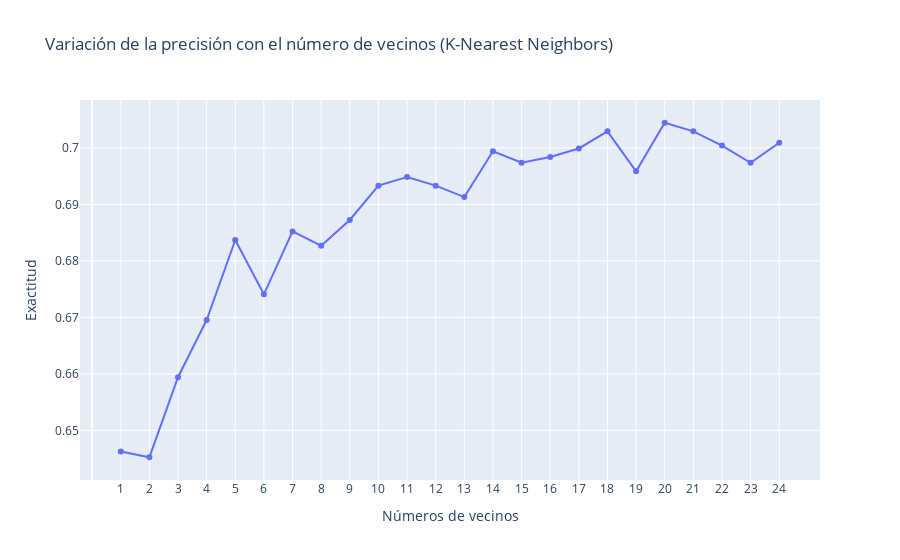

The notebook cell this image was saved under:
### Markdown cell above
#### Visualización de la Precisión:
En este bloque de código, se itera a través de diferentes valores para el número de vecinos (i) en el rango de 1 a 24. Se crea una instancia de KNN con el número actual de vecinos y se entrena con el conjunto de entrenamiento escalado. La precisión del modelo en el conjunto de prueba se almacena en la lista score.

Se crea un gráfico de dispersión que muestra cómo varía la precisión del modelo KNN en función del número de vecinos. Se establece el número de vecinos en el eje X y la precisión en el eje Y. Además, se configuran títulos y etiquetas para mejorar la comprensión del gráfico.

### Code cell
max_accuracies = {}
score = []

for i in range(1, 25):
    knn = KNeighborsClassifier(n_neighbors=i)
    knn.fit(X_train_scaled, y_train)
    score.append(knn.score(X_test_scaled, y_test))

fig = go.Figure()

fig.add_trace(go.Scatter(x=list(range(1, 25)), y=score, mode='lines+markers'))
fig.update_xaxes(tickvals=list(range(1, 25)))
fig.update_layout(
    title="Variación de la precisión con el número de vecinos (K-Nearest Neighbors)",
    xaxis_title="Números de vecinos",
    yaxis_title="Exactitud",
)

max_accuracy = max(score) * 100
max_accuracy_K = score.index(max(score)) + 1

print("La máxima precisión de K-Vecinas más cercanas es {:.2f}%".format(max_accuracy),
      "Con el número de vecinas establecida en", max_accuracy_K, "neighbours.")

fig.show()
fig.write_html(path_base + r"\\static\html\knn_precision.html")
fig.write_image(path_base + r"\\static\img\knn_precision.png")

### Figure 1 — Plotly figure (JSON) as saved in the notebook; plotly's stock layout.template omitted (floating-point values rounded to 4 significant figures)
{"data": [{"mode": "lines+markers", "type": "scatter", "x": [1, 2, 3, 4, 5, 6, 7, 8, 9, 10, 11, 12, 13, 14, 15, 16, 17, 18, 19, 20, 21, 22, 23, 24], "y": [0.6463, 0.6452, 0.6594, 0.6695, 0.6837, 0.6741, 0.6852, 0.6827, 0.6872, 0.6933, 0.6948, 0.6933, 0.6913, 0.6994, 0.6974, 0.6984, 0.6999, 0.7029, 0.6959, 0.7045, 0.7029, 0.7004, 0.6974, 0.7009]}], "layout": {"title": {"text": "Variación de la precisión con el número de vecinos (K-Nearest Neighbors)"}, "xaxis": {"tickvals": [1, 2, 3, 4, 5, 6, 7, 8, 9, 10, 11, 12, 13, 14, 15, 16, 17, 18, 19, 20, 21, 22, 23, 24], "title": {"text": "Números de vecinos"}}, "yaxis": {"title": {"text": "Exactitud"}}}}
